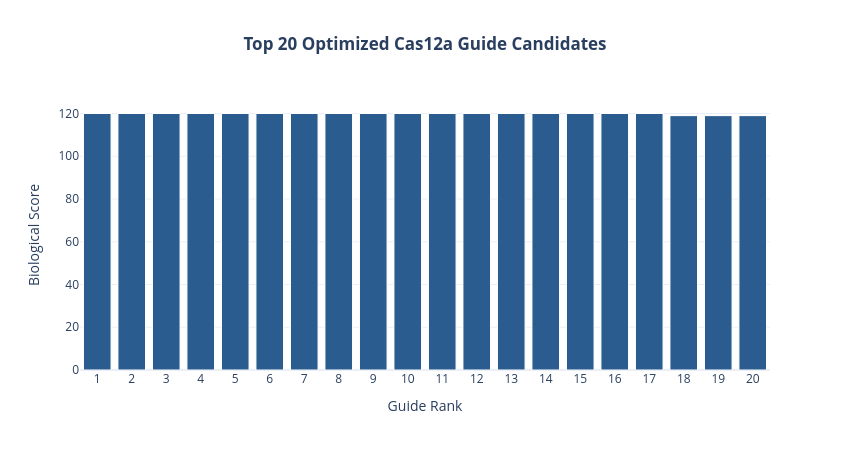

Source (notebook cell):
### Code cell
import plotly.express as px

# Grab the top 20 rows and reset index to act as the Rank
top20 = final_guides_modified.head(20).copy()
top20["Rank"] = range(1, 21)

# Create interactive vertical bar chart
fig = px.bar(
    top20,
    x="Rank",
    y="Biological_score",
    # hover_data appends these column values onto your mouse tooltip box automatically
    hover_data=["target", "GC", "ML_probability"], 
    title="<b>Top 20 Optimized Cas12a Guide Candidates</b>",
    labels={"Rank": "Guide Rank", "Biological_score": "Biological Score"}
)

# Visual styling
fig.update_traces(
    marker_color="#2b5c8f", 
    marker_line_color="white", 
    marker_line_width=1
)

fig.update_layout(
    width=850,
    height=450,
    xaxis=dict(tickmode="linear", tick0=1, dtick=1), # Forces every integer 1-20 to show up
    template="plotly_white",
    title_x=0.5
)

fig.show()

### Figure 1 — Plotly figure (JSON) as saved in the notebook; plotly's stock layout.template omitted (floating-point values rounded to 4 significant figures)
{"data": [{"customdata": [["TGGCCGATTGTTGTCCGATA", 0.5, 1], ["CACGCTGTTGTTGACGTTGT", 0.5, 1], ["GGCAGTTGCTACCAACCGAA", 0.55, 1], ["CTACGAGAGTCTTTCGCCGA", 0.55, 1], ["GTTGGGCCTAACGGTTATGG", 0.55, 1], ["TGTTGGGCCTAACGGTTATG", 0.5, 1], ["GGGTTTACGACTGCGGGTAA", 0.55, 1], ["TTGGGCCTAACGGTTATGGT", 0.5, 1], ["CGGATTCGACTACGAGGTTT", 0.5, 1], ["CACCATCTCATTTGGGAGGT", 0.5, 1], ["ATCCTGTTCTTCACCACCCA", 0.5, 1], ["CGAAACCACGGAATACGACT", 0.5, 1], ["CGCATCGTCATCGAGATCAA", 0.5, 1], ["ATACGTTCGTTATCGGCGCC", 0.55, 1], ["GATAGACGACCCGGTTGTGT", 0.55, 1], ["TTCTTGGAAAGACAGCGCTG", 0.5, 1], ["GCAGGTGGACTGAGTTGTAA", 0.5, 1], ["ATCACCGTCGGCAAGACTCC", 0.6, 0.99], ["ATCCCTAACTACGACGGCCG", 0.6, 0.99], ["TCTAGTTGGTCCGCACCGTG", 0.6, 0.99]], "hovertemplate": "Guide Rank=%{x}<br>Biological Score=%{y}<br>target=%{customdata[0]}<br>GC=%{customdata[1]}<br>ML_probability=%{customdata[2]}<extra></extra>", "legendgroup": "", "marker": {"color": "#2b5c8f", "line": {"color": "white", "width": 1}, "pattern": {"shape": ""}}, "name": "", "orientation": "v", "showlegend": false, "textposition": "auto", "type": "bar", "x": [1, 2, 3, 4, 5, 6, 7, 8, 9, 10, 11, 12, 13, 14, 15, 16, 17, 18, 19, 20], "xaxis": "x", "y": [120.0, 120.0, 120.0, 120.0, 120.0, 120.0, 120.0, 120.0, 120.0, 120.0, 120.0, 120.0, 120.0, 120.0, 120.0, 120.0, 120.0, 119.0, 119.0, 119.0], "yaxis": "y"}], "layout": {"barmode": "relative", "height": 450, "legend": {"tracegroupgap": 0}, "title": {"text": "<b>Top 20 Optimized Cas12a Guide Candidates</b>", "x": 0.5}, "width": 850, "xaxis": {"anchor": "y", "domain": [0, 1], "dtick": 1, "tick0": 1, "tickmode": "linear", "title": {"text": "Guide Rank"}}, "yaxis": {"anchor": "x", "domain": [0, 1], "title": {"text": "Biological Score"}}}}
